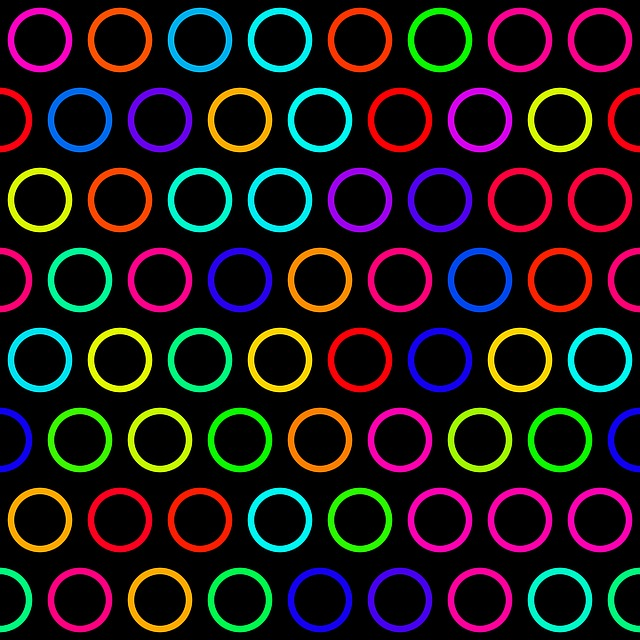
#> input picture resources/circles.jpg, 640 x 640 px
$ jupyter execute --allow-errors '024.Circle Detection.ipynb'   (shell and % lines are left out)
#> lines starting #> are read from the running program, lines starting #| are printed output that depends on the picture; after the words box and inside, x2 and y2 are one past the last pixel; in counts of white or black regions, pixels touching at a corner belong together
### notebook_util.py
from functools import partial

def imshow(cv2, name, input, fig_size=None, cmap="gray"):
    """
    params:
        name - The "title" that would show on OpenCv window.
        input - the input data
        **the two params are the existing parameters in opencv.imshow**
        fig_size - receives a tuple for the image size to be printed in the notebook
        cmap - a matplotlib-compliant color map code to use in our image
    """
    ## by default, we'll infer the image rendering size by the input shape
    ## assuming a density of 80 dpi
    if fig_size is None:
        dpi = 80
        im_data = input
        try:
            height, width, depth = im_data.shape
        except:
            height, width = im_data.shape
        fig_size = width / float(dpi), height / float(dpi)

    try:
        input = cv2.cvtColor(input,cv2.COLOR_BGR2RGB)
    except :
        input = input

    import matplotlib.pyplot as plt
    get_ipython().magic(u'matplotlib inline')

    fig, ax = plt.subplots(figsize=fig_size)
    print("Showing Image: {}".format(name))
    ax.imshow(input, interpolation='none', aspect="auto", cmap=cmap)
    plt.show()

def override_imshow(cv2):
    ## from now on, cv2.imshow will call our function instead.
    cv2.imshow = partial(imshow, cv2)

### 024.Circle Detection.ipynb
#> (a cell that did not finish here is left out)

[cell 2]
import notebook_util
import cv2
from matplotlib import pyplot as plt
import numpy as np
notebook_util.override_imshow(cv2)

[cell 3]
image = cv2.imread('resources/circles.jpg')
#> image is the input picture: shape (640, 640, 3); mean B, G, R 23.5, 22.6, 29.3

cv2.imshow("Original", image, (5,5))

[cell 4]
gray = cv2.cvtColor(image, cv2.COLOR_BGR2GRAY)
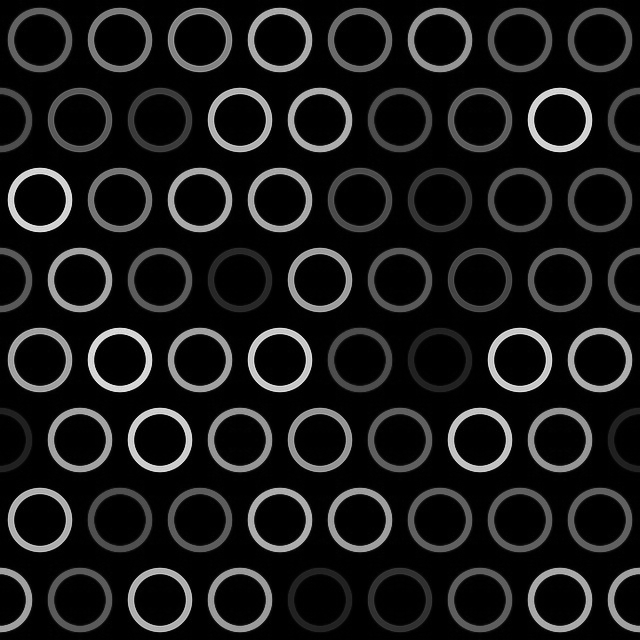
#> gray: shape (640, 640); min 0, max 232, mean 24.7
ret, gray = cv2.threshold(gray, 10, 255, cv2.THRESH_BINARY)
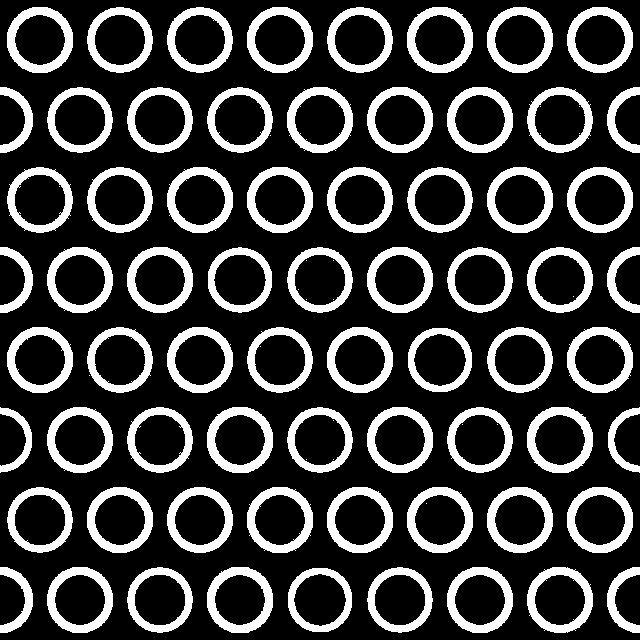
#> gray: shape (640, 640); 23.2% white; 89 white regions (21 under 20 px), largest, box (x1, y1, x2, y2) and area: (207, 407, 273, 473) 1600, (527, 407, 593, 473) 1600, (407, 7, 473, 73) 1591
cv2.imshow("Gray", gray, (5,5))

[cell 5]
blur = cv2.medianBlur(gray, 5)
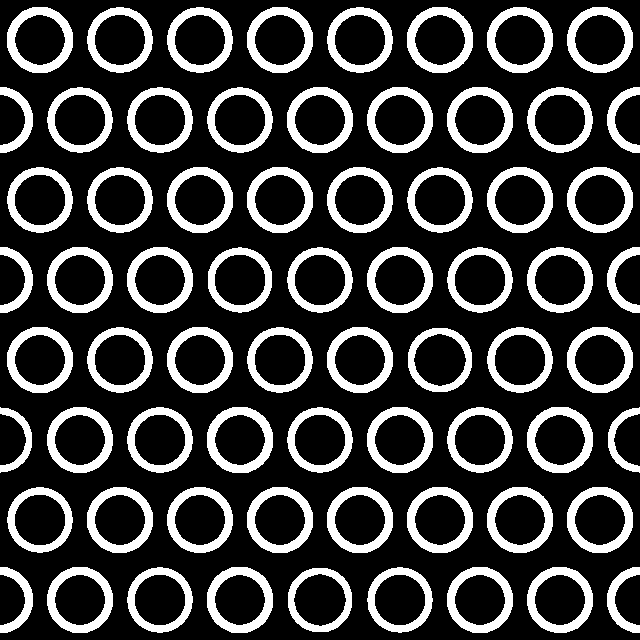
#> blur: shape (640, 640); 23.2% white; 68 white regions, largest, box (x1, y1, x2, y2) and area: (207, 407, 273, 473) 1600, (527, 407, 593, 473) 1599, (407, 7, 473, 73) 1584
cv2.imshow("Blurred", blur, (5,5))

[cell 6]
circles = cv2.HoughCircles(blur, cv2.HOUGH_GRADIENT, 1.5, 10)
#> circles = 16 rows, first 8: [119.2, 519.8, 33.45], [279.8, 519.8, 33.6], [279.8, 39.75, 33.6], [519.8, 519.8, 33.6], [159.8, 279.8, 33.6], [399.8, 279.8, 33.6], [119.2, 39.75, 25.2], [239.2, 279.8, 25.5]

circles = np.uint16(np.around(circles))
#> circles = 16 rows, first 8: [119, 520, 33], [280, 520, 34], [280, 40, 34], [520, 520, 34], [160, 280, 34], [400, 280, 34], [119, 40, 25], [239, 280, 26]

for i in circles[0,:]:
    # draw the outer circle
    cv2.circle(image,(i[0], i[1]), i[2], (255, 0, 0), 2)

    # draw the center of the circle
    cv2.circle(image, (i[0], i[1]), 2, (0, 255, 0), 5)
#> this loop made 16 passes
#> i on passes 1 to 12: [119, 520, 33], [280, 520, 34], [280, 40, 34], [520, 520, 34], [160, 280, 34], [400, 280, 34], [119, 40, 25], [239, 280, 26], [559, 439, 33], [160, 439, 33], [439, 199, 32], [319, 439, 32]
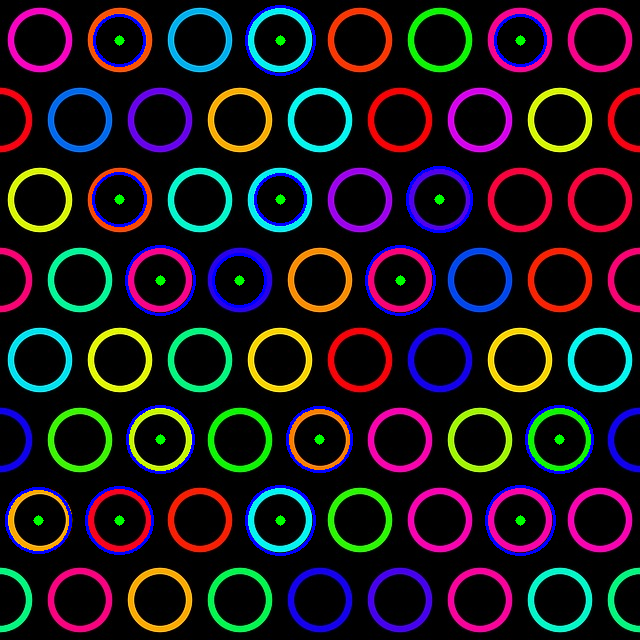
#> image: shape (640, 640, 3); 2.58% of pixels changed, all inside (x1, y1, x2, y2) = (5, 5, 594, 556)

cv2.imshow('detected circles', image)
